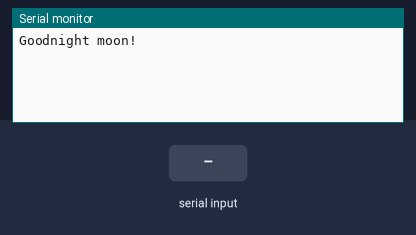
This sketch was run on a simulated Arduino Uno, built with avr-gcc and run on an emulated ATmega328P. Shown: the last lines printed to the serial monitor. Inputs (shaded band) come from the test bench.

Above: at 1.2 s.
1.3 s: "1" received over the second serial link
At 2.5 s:
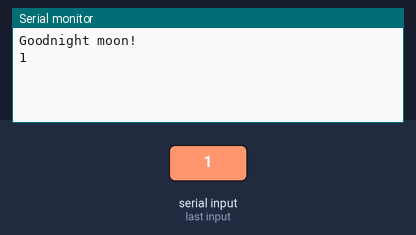
2.8 s: "0" received over the second serial link
At 3.9 s:
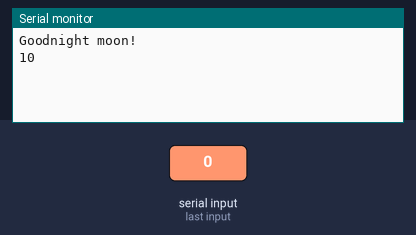

The sketch:

passthrough.ino
```cpp
#include <SoftwareSerial.h>
//based completly on Arduino SoftwareSerial tutorial
//CC SA
//https://www.arduino.cc/en/Tutorial/SoftwareSerialExample

SoftwareSerial mySerial(10, 11); // RX, TX

void setup() {
  // Open serial communications and wait for port to open:
  Serial.begin(57600);
  while (!Serial) {
    ; // wait for serial port to connect. Needed for native USB port only
  }


  Serial.println("Goodnight moon!");

  // set the data rate for the SoftwareSerial port
  mySerial.begin(9600);
}

void loop() { // run over and over
  if (mySerial.available()) {
    Serial.write(mySerial.read());
  }
  if (Serial.available()) {
    mySerial.write(Serial.read());
  }
}
```

Measured:
- after the input at 1.3 s, the serial monitor: prints a new line at once (image 1)
- after the input at 2.8 s, the serial monitor: prints a new line at once (image 2)
